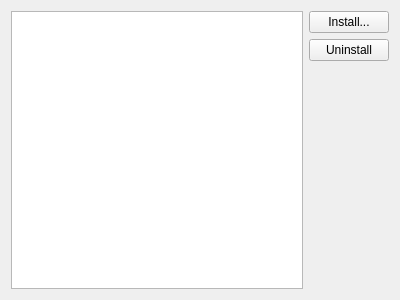
<?xml version="1.0" encoding="UTF-8"?>
<ui version="4.0">
 <class>ScriptDialog</class>
 <widget class="QWidget" name="ScriptDialog">
  <property name="geometry">
   <rect>
    <x>0</x>
    <y>0</y>
    <width>400</width>
    <height>300</height>
   </rect>
  </property>
  <property name="windowTitle">
   <string comment="@title:window">Script Manager</string>
  </property>
  <property name="toolTip">
   <string notr="true"/>
  </property>
  <layout class="QHBoxLayout" name="horizontalLayout">
   <item>
    <widget class="KListWidget" name="scriptList">
     <property name="showDropIndicator" stdset="0">
      <bool>false</bool>
     </property>
     <property name="alternatingRowColors">
      <bool>true</bool>
     </property>
    </widget>
   </item>
   <item>
    <layout class="QVBoxLayout" name="verticalLayout">
     <item>
      <widget class="KPushButton" name="installScriptButton">
       <property name="text">
        <string>Install...</string>
       </property>
      </widget>
     </item>
     <item>
      <widget class="KPushButton" name="uninstallScriptButton">
       <property name="text">
        <string>Uninstall</string>
       </property>
      </widget>
     </item>
     <item>
      <spacer name="verticalSpacer">
       <property name="orientation">
        <enum>Qt::Vertical</enum>
       </property>
       <property name="sizeHint" stdset="0">
        <size>
         <width>20</width>
         <height>40</height>
        </size>
       </property>
      </spacer>
     </item>
    </layout>
   </item>
  </layout>
 </widget>
 <customwidgets>
  <customwidget>
   <class>KListWidget</class>
   <extends>QListWidget</extends>
   <header>klistwidget.h</header>
  </customwidget>
  <customwidget>
   <class>KPushButton</class>
   <extends>QPushButton</extends>
   <header>kpushbutton.h</header>
  </customwidget>
 </customwidgets>
 <resources/>
 <connections/>
</ui>
